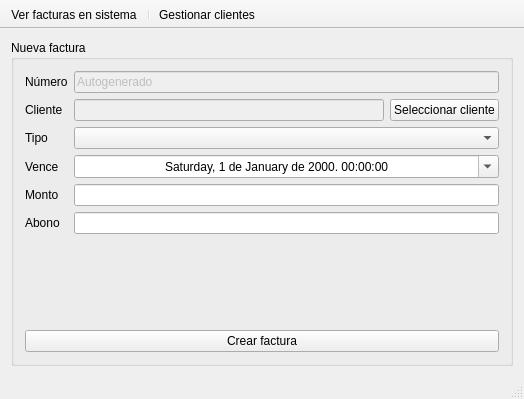
<?xml version="1.0" encoding="UTF-8"?>
<ui version="4.0">
 <class>MainWindow</class>
 <widget class="QMainWindow" name="MainWindow">
  <property name="geometry">
   <rect>
    <x>0</x>
    <y>0</y>
    <width>524</width>
    <height>399</height>
   </rect>
  </property>
  <property name="windowTitle">
   <string>Sistema de Facturación - Nueva factura</string>
  </property>
  <widget class="QWidget" name="centralWidget">
   <layout class="QHBoxLayout" name="horizontalLayout_3">
    <item>
     <widget class="QGroupBox" name="groupBox">
      <property name="title">
       <string>Nueva factura</string>
      </property>
      <layout class="QVBoxLayout" name="verticalLayout_2">
       <item>
        <layout class="QFormLayout" name="formLayout">
         <property name="fieldGrowthPolicy">
          <enum>QFormLayout::AllNonFixedFieldsGrow</enum>
         </property>
         <item row="0" column="0">
          <widget class="QLabel" name="label">
           <property name="text">
            <string>Número</string>
           </property>
          </widget>
         </item>
         <item row="0" column="1">
          <widget class="QLineEdit" name="numeroLineEdit">
           <property name="enabled">
            <bool>false</bool>
           </property>
           <property name="text">
            <string>Autogenerado</string>
           </property>
           <property name="alignment">
            <set>Qt::AlignLeading|Qt::AlignLeft|Qt::AlignVCenter</set>
           </property>
          </widget>
         </item>
         <item row="1" column="0">
          <widget class="QLabel" name="label_3">
           <property name="text">
            <string>Cliente</string>
           </property>
          </widget>
         </item>
         <item row="1" column="1">
          <layout class="QHBoxLayout" name="horizontalLayout_5">
           <item>
            <widget class="QLineEdit" name="clienteLineEdit">
             <property name="enabled">
              <bool>false</bool>
             </property>
            </widget>
           </item>
           <item>
            <widget class="QPushButton" name="seleccionarClientePushButton">
             <property name="text">
              <string>Seleccionar cliente</string>
             </property>
             <property name="icon">
              <iconset theme="find">
               <normaloff/>
              </iconset>
             </property>
            </widget>
           </item>
          </layout>
         </item>
         <item row="2" column="0">
          <widget class="QLabel" name="label_4">
           <property name="text">
            <string>Tipo</string>
           </property>
          </widget>
         </item>
         <item row="2" column="1">
          <widget class="QComboBox" name="tipoComboBox"/>
         </item>
         <item row="3" column="0">
          <widget class="QLabel" name="venceLabel">
           <property name="text">
            <string>Vence</string>
           </property>
          </widget>
         </item>
         <item row="4" column="0">
          <widget class="QLabel" name="label_5">
           <property name="text">
            <string>Monto</string>
           </property>
          </widget>
         </item>
         <item row="4" column="1">
          <widget class="QLineEdit" name="montoLineEdit"/>
         </item>
         <item row="5" column="1">
          <widget class="QLineEdit" name="abonoLineEdit"/>
         </item>
         <item row="5" column="0">
          <widget class="QLabel" name="abonoLabel">
           <property name="text">
            <string>Abono</string>
           </property>
          </widget>
         </item>
         <item row="3" column="1">
          <widget class="QDateTimeEdit" name="venceDateTimeEdit">
           <property name="enabled">
            <bool>true</bool>
           </property>
           <property name="alignment">
            <set>Qt::AlignCenter</set>
           </property>
           <property name="displayFormat">
            <string>dddd, d 'de' MMMM 'de' yyyy. hh:mm:ss</string>
           </property>
           <property name="calendarPopup">
            <bool>true</bool>
           </property>
          </widget>
         </item>
        </layout>
       </item>
       <item>
        <layout class="QHBoxLayout" name="horizontalLayout">
         <item>
          <widget class="QPushButton" name="crearFacturaPushButton">
           <property name="text">
            <string>Crear factura</string>
           </property>
           <property name="icon">
            <iconset theme="filenew">
             <normaloff/>
            </iconset>
           </property>
          </widget>
         </item>
        </layout>
       </item>
      </layout>
     </widget>
    </item>
   </layout>
  </widget>
  <widget class="QToolBar" name="mainToolBar">
   <property name="layoutDirection">
    <enum>Qt::LeftToRight</enum>
   </property>
   <property name="movable">
    <bool>false</bool>
   </property>
   <property name="allowedAreas">
    <set>Qt::AllToolBarAreas</set>
   </property>
   <property name="toolButtonStyle">
    <enum>Qt::ToolButtonTextBesideIcon</enum>
   </property>
   <attribute name="toolBarArea">
    <enum>TopToolBarArea</enum>
   </attribute>
   <attribute name="toolBarBreak">
    <bool>false</bool>
   </attribute>
   <addaction name="actionVer_facturas_en_sistema"/>
   <addaction name="separator"/>
   <addaction name="actionGestionarClientes"/>
  </widget>
  <widget class="QStatusBar" name="statusBar"/>
  <action name="actionGestionarClientes">
   <property name="icon">
    <iconset theme="edit-find-replace">
     <normaloff/>
    </iconset>
   </property>
   <property name="text">
    <string>Gestionar clientes</string>
   </property>
   <property name="toolTip">
    <string>Crear, actualizar o eliminar clientes</string>
   </property>
   <property name="shortcut">
    <string>Ctrl+X</string>
   </property>
  </action>
  <action name="actionVer_facturas_en_sistema">
   <property name="icon">
    <iconset theme="document-open">
     <normaloff/>
    </iconset>
   </property>
   <property name="text">
    <string>Ver facturas en sistema</string>
   </property>
  </action>
 </widget>
 <layoutdefault spacing="6" margin="11"/>
 <resources/>
 <connections/>
 <slots>
  <slot>on_listWidget_doubleClicked(QModelIndex)</slot>
 </slots>
</ui>
